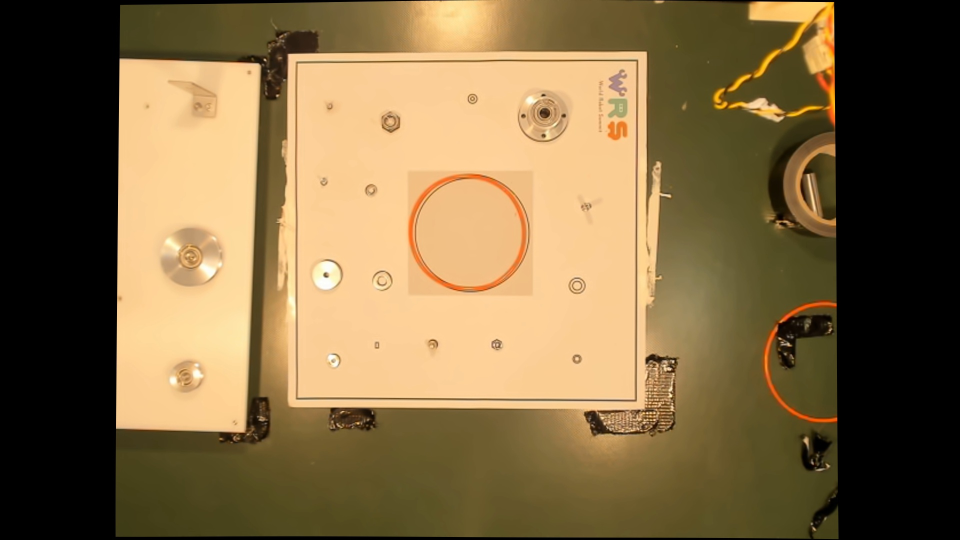
#> input picture taskboard/CapturedImage.jpg, 1920 x 1080 px (shown at 1/2 size)
$ python test.py   (older library calls are emulated)
#> lines starting #> are read from the running program, lines starting #| are printed output that depends on the picture; after the words box and inside, x2 and y2 are one past the last pixel; in counts of white or black regions, pixels touching at a corner belong together
### taskboard/taskboard_transform.py
import sys
import numpy as np
import cv2
import pathlib
import xml.etree.ElementTree as ET
import matplotlib.pyplot as plt
# sys.path.append("..")
# from vision_lib import find_square
# from vision.vision_lib import find_squares


class Taskboard():

    objects = None
    classes = None

    def __init__(self, path_to_template):
        self.taskboard = None
        self.path_to_template = path_to_template
        self.template_obj_dict = dict()
        self.__load()

    def __load(self):
        # file = pathlib.Path(self.path_to_template)

        # get xml file and find drawn boxes
        tree = ET.parse(self.path_to_template)
#> (reads taskboard/taskboard_template/example_webcam.xml from the repository)
        root = tree.getroot()

        objs = root.findall('object')
        for ix, obj in enumerate(objs):
            # get object info
            bndbox = obj.find('bndbox')
            obj_class = obj.find('name').text
            # frame in figure
            x1 = int(bndbox[0].text)
            y1 = int(bndbox[1].text)
            x2 = int(bndbox[2].text)
            y2 = int(bndbox[3].text)
            self.template_obj_dict[obj_class] = [x1, y1, x2, y2]
#> further down, img_bgr is the input picture: shape (1080, 1920, 3); mean B, G, R 68.1, 105.5, 128


    # returns a dictionary where each key is an object name['2', '3' ... etc],
    # and the value is it's location in the taskboard
    def get_taskboard_objects(self, taskboard_rgb):
        obj_dict = dict()

        #------ FIND TASKBOARD AND DO AFFINE TRANSFORAMTION -------#

        # find taskboard (returns corners as array in order [up-left, up-right, bottom-right, bottom-left])
        # taskboard = find_squares(taskboard_rgb)[0]
        taskboard = [[594, 125], [1274, 121], [1270, 800], [593, 796]]
        x_min = np.min([taskboard[0][0], taskboard[3][0]])
        x_max = np.max([taskboard[1][0], taskboard[2][0]])
        y_min = np.min([taskboard[0][1], taskboard[1][1]])
        y_max = np.max([taskboard[3][1], taskboard[2][1]])

        # [7 lines of commented-out code are left out]
        brd = self.template_obj_dict['board']  # x1, y1, x2, y2
        pts1 = np.array([[brd[0], brd[1]], [brd[2], brd[1]], [brd[2], brd[3]], [brd[0], brd[3]]]).astype(np.float32)
        pts2 = np.array(taskboard).astype(np.float32)
        M = cv2.getPerspectiveTransform(pts1, pts2)

        roi = taskboard_rgb.copy()

        # guess object position given warp
        taskboard_obj_dict = dict()
        for key in self.template_obj_dict.keys():
            x1, y1, x2, y2 = self.template_obj_dict[key]
            obj_center = np.array([[(x1 + x2) / 2, (y1 + y2) / 2]]).astype(np.float32)
            warped_center = cv2.perspectiveTransform(np.array([obj_center]), M, (obj_center.shape[1], obj_center.shape[0]))
            taskboard_obj_dict[key] = warped_center[0][0]

            cv2.putText(roi, key, tuple(taskboard_obj_dict[key]), cv2.FONT_HERSHEY_SIMPLEX, 1,
                        color=(255, 0, 0), thickness=3)
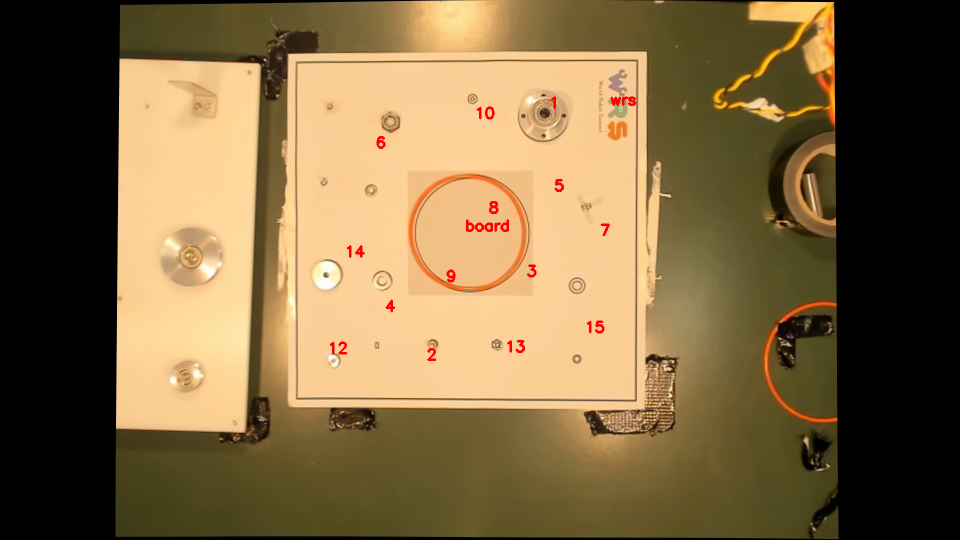
#> roi: shape (1080, 1920, 3) (shown at 1/2 size); mean R, G, B 128.1, 105, 67.7
#> after the loop, taskboard_obj_dict = 16 items

        self.classes = np.array([cls.strip() for cls in taskboard_obj_dict.keys() if cls.strip().isdigit()])# array holding which class obj belongs to
        self.objects = np.zeros((self.classes.shape[0], 2))# array holding centers of objects

        for i in range(len(self.objects)):
            self.objects[i, :] = taskboard_obj_dict[self.classes[i]]
#> after the loop, self.objects = 14 rows, first 8: [751.7, 295.1], [949.2, 236.8], [1098.1, 215.4], [1108.7, 381.7], [1200.8, 470.3], [1169.2, 664.2], [1053.3, 552.3], [977.1, 425.3]

        # create taskboard mask for cleaning
        offset = 20
        taskboard_mask = np.zeros((taskboard_rgb.shape[0], taskboard_rgb.shape[1]))
        taskboard_mask[y_min+offset:y_max-offset, x_min+offset:x_max-offset] = 1

        # --------- FIND ALL OBJECTS IN IMAGE -------------#
        img_gray = cv2.cvtColor(taskboard_rgb, cv2.COLOR_RGB2GRAY)
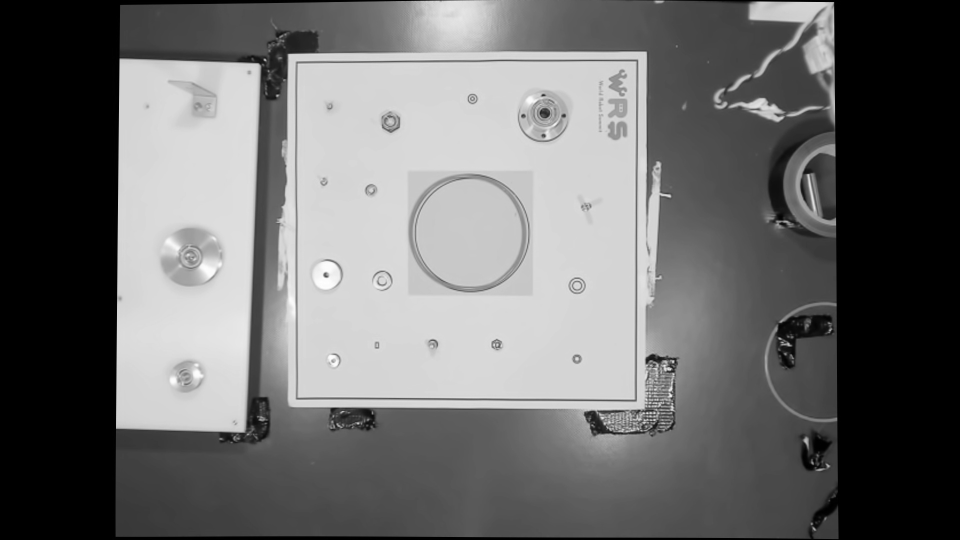
#> img_gray: shape (1080, 1920) (shown at 1/2 size); min 0, max 254, mean 108
        img_blur = cv2.GaussianBlur(img_gray, (5, 5), 0)

        # Adaptive Guassian Threshold is to detect sharp edges in the Image. For more information Google it.
        gaussian_binary = cv2.adaptiveThreshold(img_blur,
                                                255,
                                                cv2.ADAPTIVE_THRESH_GAUSSIAN_C,
                                                cv2.THRESH_BINARY,
                                                15,
                                                3.5)
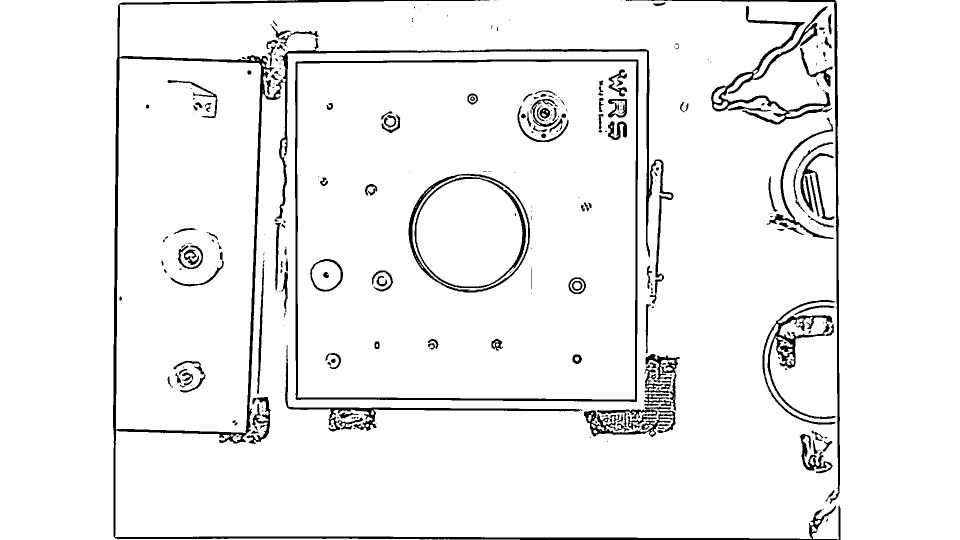
#> gaussian_binary: shape (1080, 1920) (shown at 1/2 size); 94.7% white; 324 black regions (159 under 20 px), largest, box (x1, y1, x2, y2) and area: (226, 0, 1681, 1080) 32261, (590, 119, 1277, 804) 11624, (1422, 11, 1664, 249) 6992

        kernel = np.ones((3, 3), np.uint8)
        gaussian_binary = cv2.erode((gaussian_binary == 0).astype(np.uint8) * 255, kernel, iterations=1)
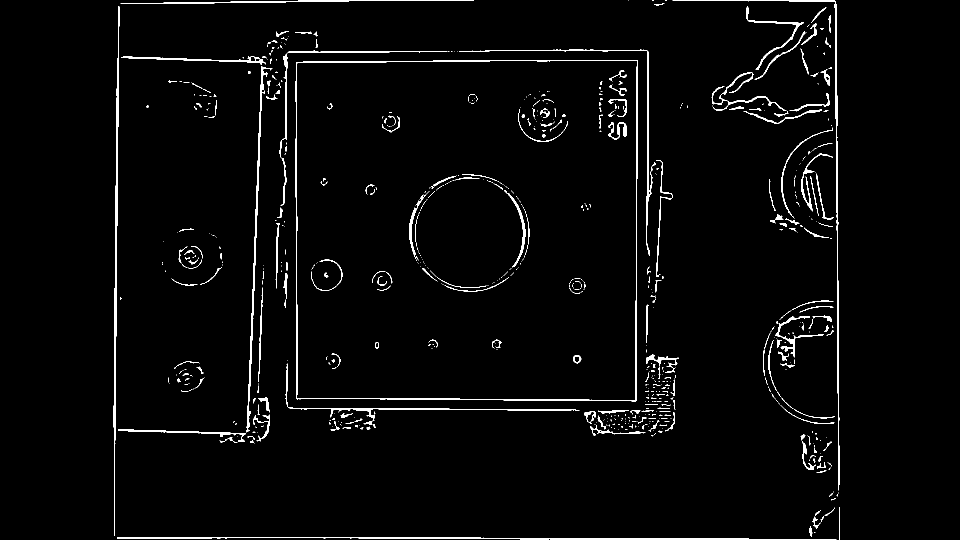
#> gaussian_binary: shape (1080, 1920) (shown at 1/2 size); 2.5% white; 720 white regions (517 under 20 px), largest, box (x1, y1, x2, y2) and area: (591, 120, 1276, 803) 6125, (234, 1074, 1673, 1080) 3697, (227, 12, 239, 1072) 3486
        gaussian_binary = cv2.dilate(gaussian_binary, kernel, iterations=1)
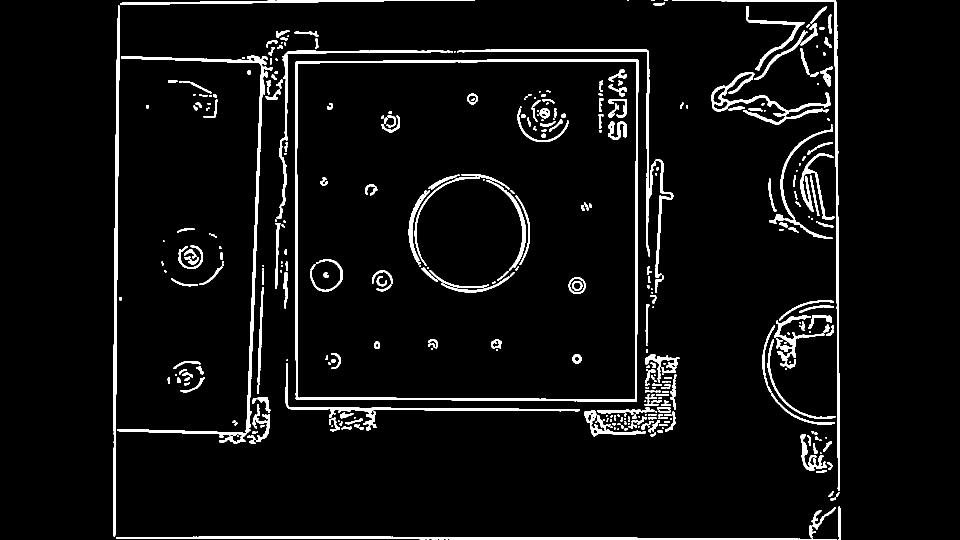
#> gaussian_binary: shape (1080, 1920) (shown at 1/2 size); 5.1% white; 428 white regions (127 under 20 px), largest, box (x1, y1, x2, y2) and area: (590, 119, 1277, 804) 11611, (235, 111, 546, 887) 7729, (233, 1073, 1674, 1080) 5994
        centers_kernel = np.ones((15, 15), np.uint8)
        closed_img = cv2.morphologyEx(gaussian_binary, cv2.MORPH_CLOSE, centers_kernel)
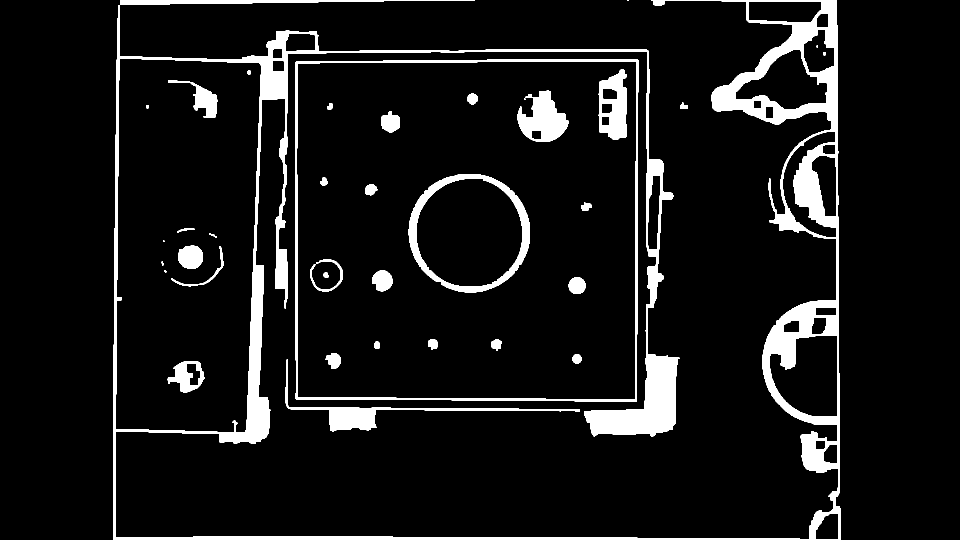
#> closed_img: shape (1080, 1920) (shown at 1/2 size); 8.3% white; 38 white regions (5 under 20 px), largest, box (x1, y1, x2, y2) and area: (226, 0, 1681, 1080) 114731, (590, 119, 1277, 804) 11644, (817, 348, 1060, 585) 9063
        closed_img = np.logical_and(closed_img == 255, taskboard_mask==1).astype(np.uint8)*255
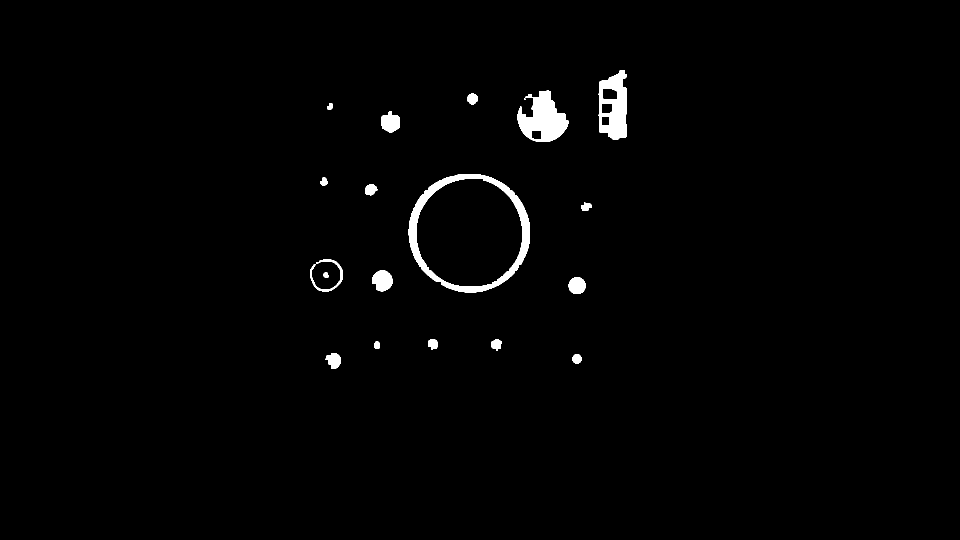
#> closed_img: shape (1080, 1920) (shown at 1/2 size); 1.3% white; 19 white regions (1 under 20 px)

        #binary image
        _, cnts, hirarchy = cv2.findContours(closed_img, cv2.RETR_LIST, cv2.CHAIN_APPROX_SIMPLE)
#> cnts = 24 contours, 1 with area under 20; largest, box (x1, y1, x2, y2) and area: (817, 348, 1060, 585) 44894, (832, 357, 1045, 574) 36514, (1197, 141, 1254, 280) 6330, (1035, 181, 1137, 284) 6256, (744, 541, 786, 583) 1225; hirarchy = 24 rows, first 6: [1, -1, -1, -1], [2, 0, -1, -1], [3, 1, -1, -1], [4, 2, -1, -1], [5, 3, -1, -1], [6, 4, -1, -1]
        cnts = sorted(cnts, key=cv2.contourArea, reverse=True)

        # [7 lines of commented-out code are left out]
        for cnt in cnts:
            M = cv2.moments(cnt)
            try:
                cX = int(M["m10"] / M["m00"])
                cY = int(M["m01"] / M["m00"])

                # [5 lines of commented-out code are left out]

                if cX > x_min and cX < x_max and cY > y_min and cY < y_max:
                    distances = list(map(lambda pt: np.sqrt((pt[0]-cX)**2 + (pt[1]-cY)**2), self.objects))
                    obj = self.classes[np.argmin(distances)]
                    if obj in obj_dict.keys():
                        obj_dict[obj] = obj_dict[obj] + [(cX, cY)]
                    else:
                        obj_dict[obj] = [(cX, cY)]
            except:
                pass
#> this loop made 24 passes
#> (cnt, cX, cY, obj) on pass 24: ([[1048, 197], [1048, 199], [1050, 199], [1050, 197]], 1049, 198, '1')
#> (cX, cY, obj) on passes 1 to 6: (938, 465, '8'), (938, 465, '8'), (1226, 213, '1'), (1085, 239, '1'), (764, 560, '4'), (780, 245, '6')
#> after the loop, obj_dict = 11 items


        # for cls in obj_dict.keys():
        #     cv2.putText(roi, cls, obj_dict[cls][0], cv2.FONT_HERSHEY_SIMPLEX, 1,
        #                 color=(255, 0, 0), thickness=3)
            # cv2.circle(roi, obj_dict[cls][0], 15, (0, 0, 255))

        fig, axes = plt.subplots(1, 2, figsize=(15, 15))
        ax = axes.flatten()

        ax[0].imshow(roi)
        ax[0].set_axis_off()
        ax[1].imshow(closed_img, cmap='gray')
        ax[1].set_axis_off()
        plt.show()
        plt.close(fig)

        return obj_dict

### taskboard/test.py
import pathlib
import xml.etree.ElementTree as ET
import cv2
from taskboard_transform import Taskboard
import sys
sys.path.append("../..")
import vision_tools as vision

# [8 lines of commented-out code are left out]

taskboard = Taskboard("./taskboard_template/example_webcam.xml")

img_bgr = cv2.imread('CapturedImage.jpg')
# img_bgr = vision.capture_pic(remap=True)
img_rgb = cv2.cvtColor(img_bgr, cv2.COLOR_BGR2RGB)

objects = taskboard.get_taskboard_objects(img_rgb)
#> objects = 11 items

for key in objects.keys():
    print("object in position {} is {}".format(objects[key][0], key))
#> this loop made 11 passes
#> key on passes 1 to 11: '8', '1', '4', '6', '15', '12', '14', '10', '13', '2', '7'
#| object in position (938, 465) is 8
#| object in position (1226, 213) is 1
#| object in position (764, 560) is 4
#| object in position (780, 245) is 6
#| object in position (1153, 571) is 15
#| object in position (667, 720) is 12
#| object in position (655, 549) is 14
#| object in position (944, 197) is 10
#> (further printed lines are left out)
